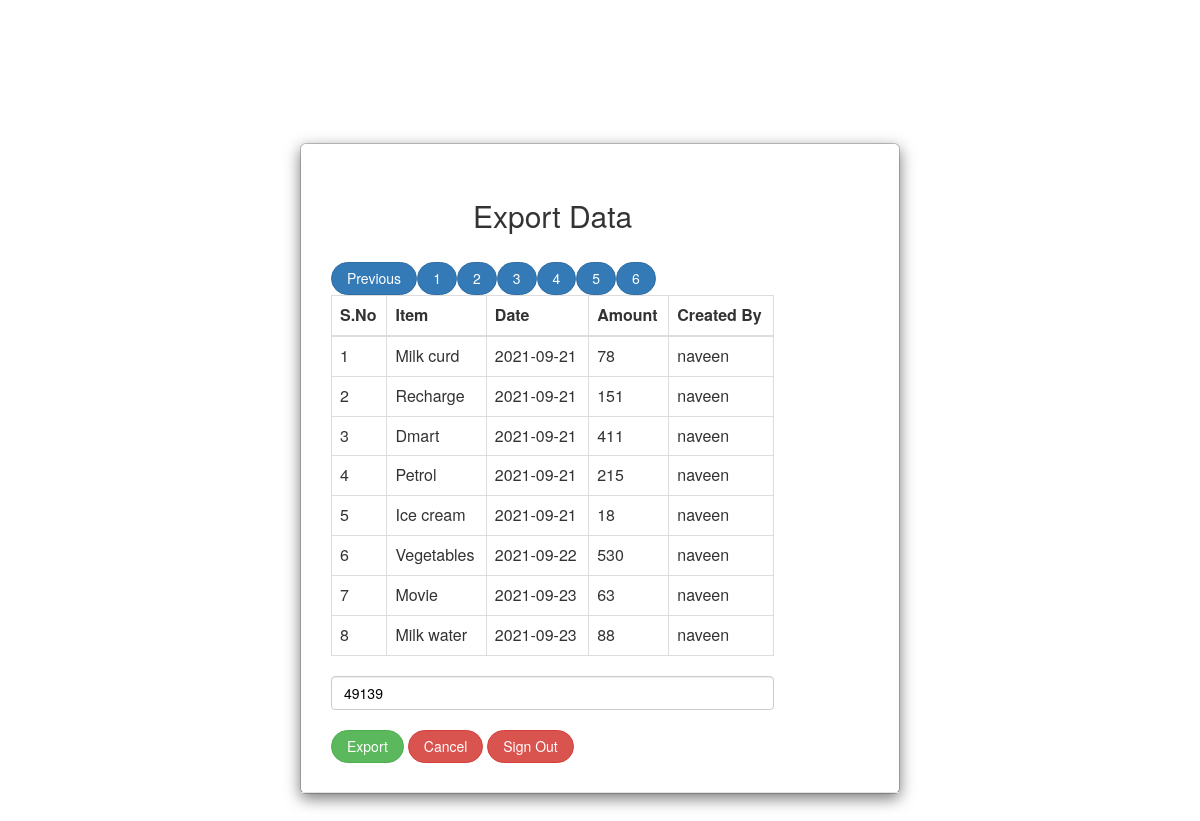
The app's page /report.php?page=7 (signed in), older data.
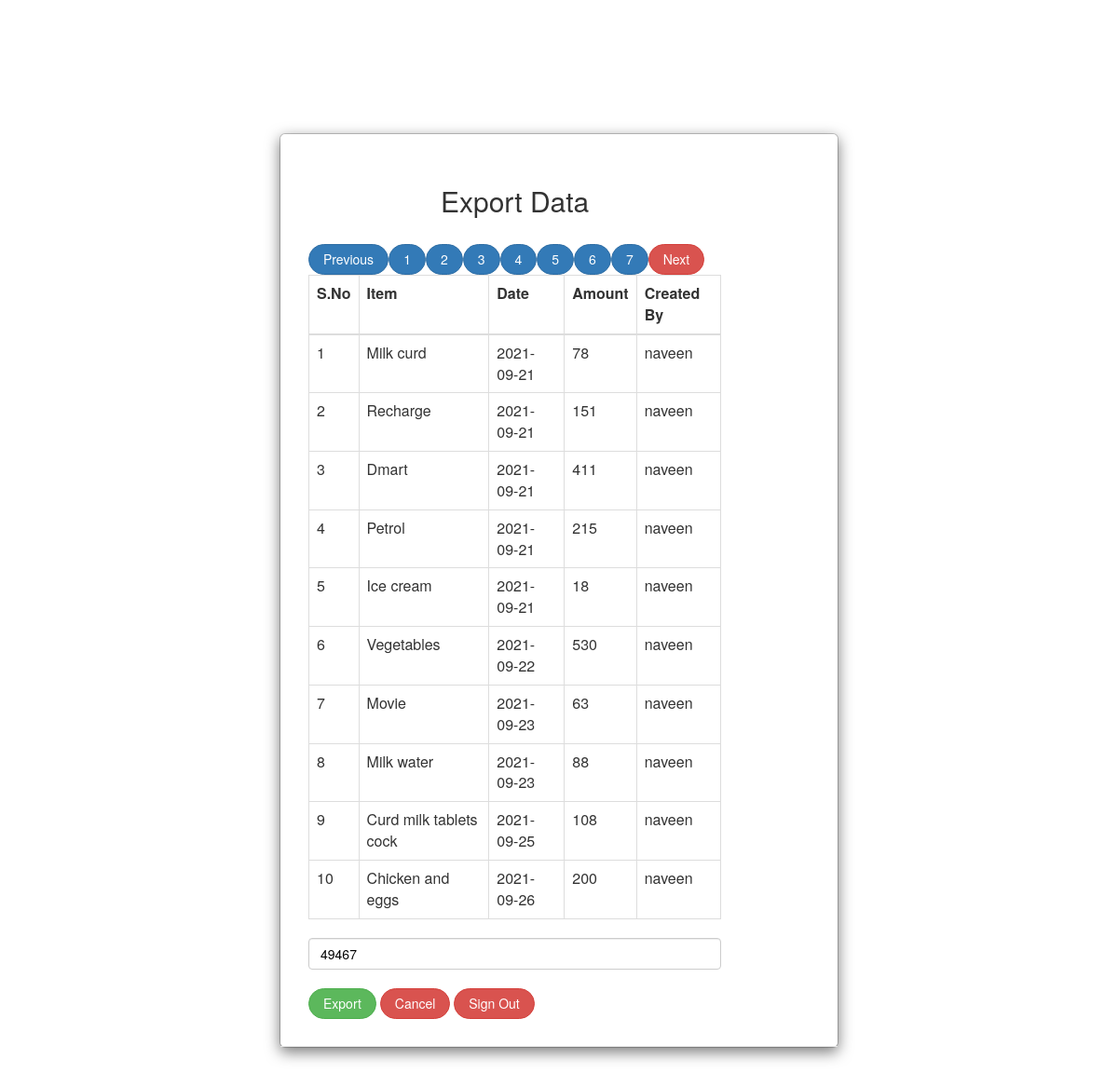
The same page, newer data.
### tables this page shows
CREATE TABLE `employees` (
  `id` int(11) NOT NULL AUTO_INCREMENT,
  `uname` varchar(50) NOT NULL,
  `name` varchar(100) NOT NULL,
  `date` varchar(255) NOT NULL,
  `amount` int(10) NOT NULL,
  `file_path` varchar(500) NOT NULL,
  PRIMARY KEY (`id`)
);

### report.php (the view, shortened to what this page needs)
<?php
require_once "config.php";
if(isset($_GET['page']))
{
    $page = $_GET['page'];
  }
  else{
      $page = 1;
    }
    $num_per_page = 10;
    $start_from = ($page-1)*10;
if($_SESSION["role"] == "admin"){
    $sql = "SELECT * FROM employees where MONTH(date)=MONTH(now())
            and YEAR(date)=YEAR(now()) limit $start_from,$num_per_page";
} else{
    $sql = "SELECT * FROM employees where uname='".$_SESSION["username"]."' and MONTH(date)=MONTH(now())
            and YEAR(date)=YEAR(now()) limit $start_from,$num_per_page";
}
$result = mysqli_query($link, $sql);
?>
<html>
 <head>
   <link rel="stylesheet" href="https://maxcdn.bootstrapcdn.com/bootstrap/3.3.6/css/bootstrap.min.css" />
   </head>
 <body>
 <div class="modal-dialog">
        <div class="modal-content">
            <div class="modal-header">
                 <div class="col-md-10">
                     <div class="col-md-16">
   <br />
   <div class="table-responsive">
    <h2 align="center">Export Data</h2><br />
    <table class="table table-bordered">
     <tr>
                         <th>S.No</th>
                         <th>Item</th>
                         <th>Date</th>
                         <th>Amount</th>
                         <th>Created By</th>
     </tr>
     <?php
                                echo "<tbody>";
                                $i=1;
                                while($row = mysqli_fetch_array($result)){
                                    echo "<tr>";
                                        echo "<td>" . $i . "</td>";
                                        echo "<td>" . $row['name'] . "</td>";
                                        echo "<td>" . $row['date'] . "</td>";
                                        echo "<td>" . $row['amount'] . "</td>";
                                        echo "<td>" . $row['uname'] . "</td>";
                                        echo "</tr>";
                                        $i++;
                                }
                                echo "</tbody>";
                             $query = "select * from employees where MONTH(date)=MONTH(now()) and YEAR(date)=YEAR(now()) order by date";
                             $result = mysqli_query($link,$query);
                             $total_record = mysqli_num_rows($result);
                             $total_page = ceil($total_record/$num_per_page);
                            if($page>1)
                            {
                             echo " <a href='report.php?page=".($page-1)."' class='btn btn-primary'>Previous</a>";
                            }
                            for($i=1;$i<$total_page;$i++)
                            {
                                echo "<a href='report.php?page=".$i."' class='btn btn-primary'>$i</a>";
                            }
                            if($i>$page)
                            {
                                echo " <a href='report.php?page=".($page+1)."' class='btn btn-danger'>Next</a>";
                            }
     ?>
    </table>
    <input style="color:black;" color: #070708 class="form-control" value="<?php
                    require_once "config.php";
					if($_SESSION["role"] == "admin"){
						$sql = mysqli_query($link,"SELECT SUM(amount) as amount FROM employees where MONTH(date)=MONTH(now()) and YEAR(date)=YEAR(now())");
					} else{
						$sql = mysqli_query($link,"SELECT SUM(amount) as amount FROM employees where uname='".$_SESSION["username"]."' and MONTH(date)=MONTH(now()) and YEAR(date)=YEAR(now())");
					}
                    $row = mysqli_fetch_array($sql);
                    echo $row['amount'];
?>"/>
    <br />
        <form method="post" action="export.php">
     <input type="submit" name="export" class="btn btn-success" value="Export" />
     <a href="welcome.php" class="btn btn-danger">Cancel</a>
     <a href="logout.php" class="btn btn-danger">Sign Out</a>
    </form>
   </div>
  </div>
   </body>
</html>

### report.php (style rules this page uses)
body { margin: 13px; padding-top: 100px; }
.btn { display: inline-block; padding: 5px 15px; margin-bottom: 0; font-size: 100%; font-weight: normal; line-height: 1.5; border: 1% solid transparent; border-radius: 150px; }

Row changes from the older to the newer data that the page shows:
added employees: name "Curd milk tablets cock", date "2021-09-25", amount "108", uname "naveen"
added employees: name "Chicken and eggs", date "2021-09-26", amount "200", uname "naveen"
Text that changed along with them:
form field amount: "49139" → "49467"
new list line: "7"
text now shown: "Next"
